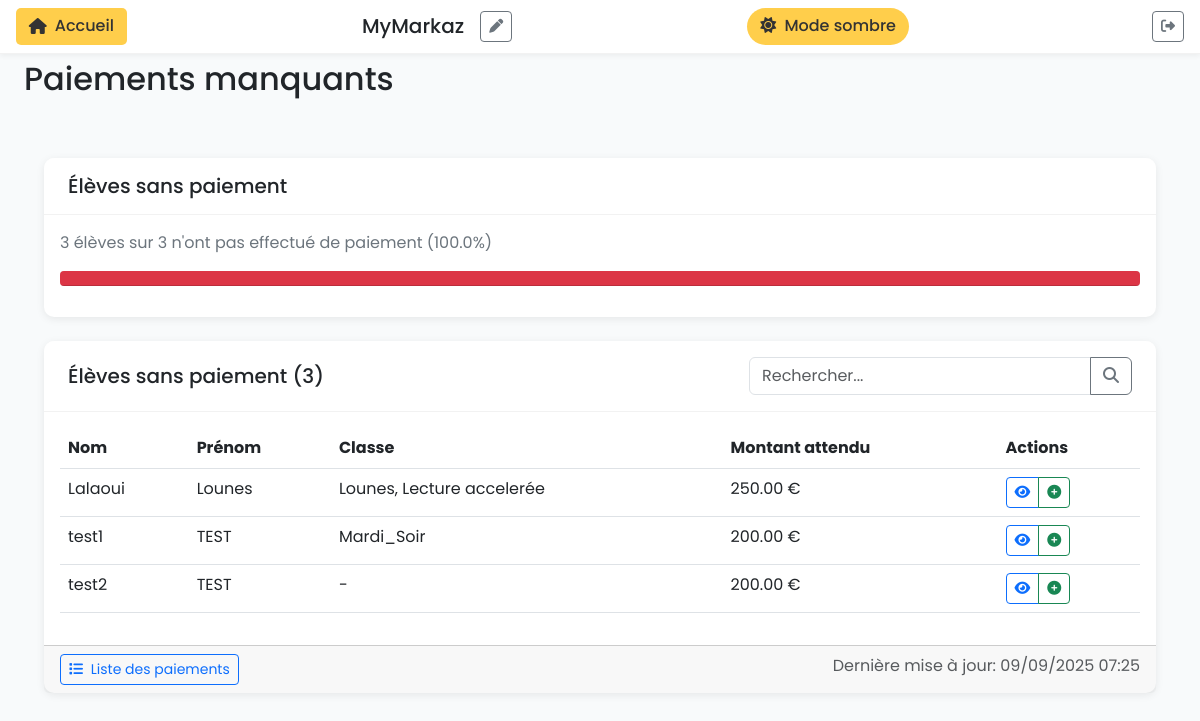
The page /comptabilite/paiements-manquants/ (signed in) on the database its author committed.
### ecole_app/models.py (models this page shows, shortened)
class SiteConfig(models.Model):
    key = models.CharField(max_length=50, unique=True)
    value = models.CharField(max_length=255, default='default')
    @classmethod
    def get_site_name(cls):
        site_config = cls.objects.filter(key='site_name').first()
        return site_config.value if site_config else 'École Markaz'
    class Meta:
        verbose_name = "Configuration du site"
        verbose_name_plural = "Configurations du site"

class Eleve(models.Model):
    classes = models.ManyToManyField('Classe', related_name='eleves_multi', blank=True)  # Ajout pour multi-classes
    composante = models.ForeignKey(Composante, on_delete=models.CASCADE, related_name='eleves', null=True, blank=True)
    user = models.OneToOneField(User, on_delete=models.CASCADE, null=True, blank=True, related_name='eleve')
    nom = models.CharField(max_length=100)
    prenom = models.CharField(max_length=100, blank=True)
    prenom_pere = models.CharField(max_length=100, blank=True, null=True, help_text="Prénom du père")
    prenom_mere = models.CharField(max_length=100, blank=True, null=True, help_text="Prénom de la mère")
    mot_de_passe_en_clair = models.CharField(max_length=100, blank=True, null=True, help_text="Mot de passe en clair (non sécurisé)")
    classe = models.ForeignKey(Classe, on_delete=models.SET_NULL, null=True, related_name='eleves')
    creneaux = models.ManyToManyField(Creneau, related_name='eleves', blank=True)
    annee_scolaire = models.ForeignKey(AnneeScolaire, on_delete=models.SET_NULL, null=True, blank=True, related_name='eleves')
    date_naissance = models.DateField(null=True, blank=True)
    telephone = models.CharField(max_length=20, blank=True)
    telephone_secondaire = models.CharField(max_length=20, blank=True, null=True, help_text="Numéro de téléphone secondaire")
    adresse = models.TextField(blank=True)
    email = models.EmailField(blank=True)
    remarque = models.TextField(blank=True, null=True, help_text="Remarque libre sur l'élève")
    archive = models.BooleanField(default=False, help_text="Élève archivé")
    motif_archive = models.TextField(blank=True, null=True, help_text="Motif d'archivage")
    date_creation = models.DateTimeField(auto_now_add=True)
    montant_total = models.DecimalField(max_digits=10, decimal_places=2, default=200.00, help_text="Montant total à payer pour l'inscription")
    class Meta:
        verbose_name = "Élève"
        verbose_name_plural = "Élèves"

class Classe(models.Model):
    composante = models.ForeignKey(Composante, on_delete=models.CASCADE, related_name='classes', null=True, blank=True)
    nom = models.CharField(max_length=100)
    professeur = models.ForeignKey(Professeur, on_delete=models.SET_NULL, null=True, related_name='classes')
    creneau = models.ForeignKey(Creneau, on_delete=models.SET_NULL, null=True, related_name='classes')
    capacite = models.IntegerField(default=20)
    annee_scolaire = models.ForeignKey(AnneeScolaire, on_delete=models.SET_NULL, null=True, blank=True, related_name='classes')
    date_creation = models.DateTimeField(auto_now_add=True)
    class Meta:
        verbose_name = "Classe"
        verbose_name_plural = "Classes"

### ecole_app/views_comptabilite.py (the view)
# urls.py: path('comptabilite/paiements-manquants/', views_comptabilite.paiements_manquants, name='paiements_manquants'),
@login_required
def paiements_manquants(request):
    composante_id = request.session.get('composante_id')
    if not composante_id:
        messages.warning(request, 'Veuillez sélectionner une composante pour continuer.')
        return redirect('selection_composante')
    eleves_actifs = Eleve.objects.filter(composante_id=composante_id, archive=False)
    eleves_avec_paiements = Paiement.objects.filter(composante_id=composante_id).values_list('eleve_id', flat=True).distinct()
    eleves_sans_paiements = eleves_actifs.exclude(id__in=eleves_avec_paiements).order_by('nom', 'prenom')
    total_eleves_sans_paiements = eleves_sans_paiements.count()
    total_eleves_actifs = eleves_actifs.count()
    pourcentage_sans_paiements = round((total_eleves_sans_paiements / total_eleves_actifs * 100), 2) if total_eleves_actifs > 0 else 0
    context = {
        'eleves_sans_paiements': eleves_sans_paiements,
        'total_eleves_sans_paiements': total_eleves_sans_paiements,
        'total_eleves_actifs': total_eleves_actifs,
        'pourcentage_sans_paiements': pourcentage_sans_paiements,
        'now': datetime.datetime.now()  # Pour afficher la date de dernière mise à jour
    }
    return render(request, 'ecole_app/paiements/paiements_manquants.html', context)

### ecole_app/context_processors.py (called while the page is built)
def site_name(request):
    return {
        'site_name': SiteConfig.get_site_name()
    }

### ecole_app/templates/ecole_app/paiements/paiements_manquants.html (shortened to what this page needs)
{% extends 'ecole_app/base.html' %}
{% load static %}
{% block page_title %}Paiements manquants{% endblock %}
{% block extra_css %}
<link rel="stylesheet" href="{% static 'ecole_app/css/progress-bars.css' %}">
{% endblock %}
{% block content %}
<div class="card mb-4">
    <div class="card-header d-flex justify-content-between align-items-center">
        <h5 class="mb-0">Élèves sans paiement</h5>
    </div>
    <div class="card-body">
        <div class="d-flex align-items-center mb-3">
            <span class="fs-6 text-secondary">
                {{ total_eleves_sans_paiements }} élèves sur {{ total_eleves_actifs }} n'ont pas effectué de paiement ({{ pourcentage_sans_paiements }}%)
            </span>
        </div>
        <div class="progress">
            {% if pourcentage_sans_paiements > 50 %}
                {% with pourcentage=pourcentage_sans_paiements|floatformat:0|default:"0" %}
                <div class="progress-bar bg-danger" role="progressbar" data-width="{{ pourcentage }}" aria-valuemin="0" aria-valuemax="100" title="{{ pourcentage }}% sans paiement">
                </div>
                {% endwith %}
            {% endif %}
        </div>
    </div>
</div>
<div class="card">
    <div class="card-header">
        <div class="row align-items-center">
            <div class="col">
                <h5 class="card-title mb-0">
                    Élèves sans paiement ({{ eleves_sans_paiements|length }})
                </h5>
            </div>
            <div class="col-auto">
                <div class="input-group">
                    <input type="text" id="searchEleves" class="form-control" placeholder="Rechercher...">
                    <button class="btn btn-outline-secondary" type="button" title="Rechercher">
                        <i class="fas fa-search" aria-hidden="true"></i>
                    </button>
                </div>
            </div>
        </div>
    </div>
    <div class="card-body">
        <div class="table-responsive">
            <table class="table table-hover" id="tableEleves">
                <thead>
                    <tr>
                        <th>Nom</th>
                        <th>Prénom</th>
                        <th>Classe</th>
                        <th>Montant attendu</th>
                        <th>Actions</th>
                    </tr>
                </thead>
                <tbody>
                    {% for eleve in eleves_sans_paiements %}
                    <tr>
                        <td>{{ eleve.nom }}</td>
                        <td>{{ eleve.prenom }}</td>
                        <td>
                            {% for classe in eleve.classes.all %}
                                {{ classe.nom }}{% if not forloop.last %}, {% endif %}
                            {% empty %}
                                -
                            {% endfor %}
                        </td>
                        <td>{{ eleve.montant_total|default:"0" }} €</td>
                        <td>
                            <div class="btn-group btn-group-sm">
                                <a href="{% url 'detail_eleve' eleve.id %}" class="btn btn-outline-primary" title="Détails">
                                    <i class="fas fa-eye"></i>
                                </a>
                                <a href="{% url 'liste_paiements' %}?eleve={{ eleve.id }}" class="btn btn-outline-success" title="Ajouter un paiement">
                                    <i class="fas fa-plus-circle"></i>
                                </a>
                            </div>
                        </td>
                    </tr>
                    {% empty %}
                    <tr>
                        <td colspan="5" class="text-center">Tous les élèves ont effectué au moins un paiement</td>
                    </tr>
                    {% endfor %}
                </tbody>
            </table>
        </div>
    </div>
    <div class="card-footer">
        <div class="row">
            <div class="col-md-6">
                <a href="{% url 'liste_paiements' %}" class="btn btn-outline-primary btn-sm">
                    <i class="fas fa-list me-1"></i> Liste des paiements
                </a>
            </div>
            <div class="col-md-6 text-end">
                <span class="text-muted">Dernière mise à jour: {{ now|date:"d/m/Y H:i" }}</span>
            </div>
        </div>
    </div>
</div>
{% endblock %}

### ecole_app/templates/ecole_app/base.html (shortened to what this page needs)
<!DOCTYPE html>
<html lang="fr">
<head>
    <link href="https://cdn.jsdelivr.net/npm/bootstrap@5.3.0/dist/css/bootstrap.min.css" rel="stylesheet">
    <link rel="stylesheet" href="https://cdnjs.cloudflare.com/ajax/libs/font-awesome/6.4.0/css/all.min.css">
    {% load static %}
    <link href="{% static 'ecole_app/css/composante.css' %}" rel="stylesheet">
    <link href="{% static 'ecole_app/css/custom-styles.css' %}" rel="stylesheet">
    {% block extra_css %}{% endblock %}
</head>
<body>
    <div class="top-nav fixed-top">
        {% if request.user.professeur %}
        <a href="{% url 'dashboard_professeur' %}" class="back-button">
            <i class="fas fa-home"></i> Accueil
        </a>
        {% elif request.user.eleve %}
        <a href="{% url 'dashboard_eleve' %}" class="back-button">
            <i class="fas fa-home"></i> Accueil
        </a>
        {% else %}
        <a href="{% url 'dashboard' %}" class="back-button">
            <i class="fas fa-home"></i> Accueil
        </a>
        {% endif %}
        <h5 class="mb-0 d-flex align-items-center" style="gap: 0.5rem;">
            {{ site_name }}
            {% if request.user.is_authenticated and request.user.is_superuser %}
            <button class="btn btn-sm btn-outline-secondary ms-2" data-bs-toggle="modal" data-bs-target="#modalRenommerSite" title="Renommer le site">
                <i class="fas fa-pen"></i>
            </button>
            {% endif %}
        </h5>
        <button class="mode-toggle" id="toggleDarkMode">
            <i class="fas fa-sun me-1"></i> Mode sombre
        </button>
        {% if request.user.is_authenticated %}
        <a href="{% url 'logout' %}" class="btn btn-sm btn-outline-secondary ms-2" title="Déconnexion">
            <i class="fas fa-sign-out-alt"></i>
        </a>
        {% endif %}
    </div>
    <div class="container-fluid">
        <div class="row">
            <main class="col-12 px-md-4 main-content">
                <div class="dashboard-header">
                    <h2>{% block page_title %}{% endblock %}</h2>
                </div>
                <div class="content">
                    {% block content %}{% endblock %}
                </div>
            </main>
        </div>
    </div>
    <link rel="stylesheet" type="text/css" href="https://cdn.datatables.net/1.10.24/css/dataTables.bootstrap5.min.css">
</body>
</html>

### ecole_app/static/ecole_app/css/progress-bars.css (style rules this page uses)
.progress { height: 15px; margin-bottom: 15px; overflow: hidden; background-color: #f5f5f5; border-radius: 4px; box-shadow: inset 0 1px 2px rgba(0, 0, 0, 0.1); }
.progress-bar { float: left; height: 100%; font-size: 10px; line-height: 15px; color: #fff; text-align: center; background-color: #337ab7; box-shadow: inset 0 -1px 0 rgba(0, 0, 0, 0.15); transition: width 0.6s ease; min-width: 2% !important; }
.progress-bar.bg-danger { background-color: #dc3545 !important; }
.progress-bar { display: flex; align-items: center; justify-content: center; font-weight: 500; text-shadow: 0 0 2px rgba(0, 0, 0, 0.5); }

### ecole_app/templates/ecole_app/base.html (style rules this page uses)
:root { --primary-green: #1b5530; --light-green: #22693c; --yellow-accent: #ffce4b; --text-light: #ffffff; --bg-light: #f8fafb; }
body { font-family: 'Poppins', sans-serif; background-color: var(--bg-light); }
.content { padding: 20px; }
.dashboard-header { margin-bottom: 2rem; display: flex; justify-content: space-between; align-items: center; }
.card { border: none; border-radius: 10px; box-shadow: 0 2px 8px rgba(0,0,0,0.08); margin-bottom: 1.5rem; }
.card-header { background-color: white; border-bottom: 1px solid rgba(0,0,0,0.05); padding: 1rem 1.5rem; font-weight: 600; border-radius: 10px 10px 0 0 !important; }
.progress { height: 10px; border-radius: 5px; }
.top-nav { background-color: white; padding: 0.5rem 1rem; display: flex; justify-content: space-between; align-items: center; border-bottom: 1px solid rgba(0,0,0,0.05); box-shadow: 0 2px 5px rgba(0,0,0,0.05); }
.main-content { margin-top: 60px; }
.mode-toggle { background-color: var(--yellow-accent); color: #333; border: none; padding: 0.4rem 0.8rem; border-radius: 20px; font-weight: 500; }
.back-button { background-color: var(--yellow-accent); color: #333; border: none; padding: 0.4rem 0.8rem; border-radius: 5px; font-weight: 500; text-decoration: none; display: inline-flex; align-items: center; gap: 0.5rem; }

### rows shown on the page
SiteConfig: value "MyMarkaz"
Eleve: nom "Lalaoui", prenom "Lounes", montant_total "250.00"
Classe: nom "Lounes"
Classe: nom "Lecture accelerée"
Eleve: nom "test1", prenom "TEST", montant_total "200.00"
Classe: nom "Mardi_Soir"
Eleve: nom "test2", prenom "TEST", montant_total "200.00"

### other values the page prints
{{ total_eleves_sans_paiements }} "3"
{{ total_eleves_actifs }} "3"
{{ pourcentage_sans_paiements }} "100.0"
{{ eleves_sans_paiements|length }} "3"
